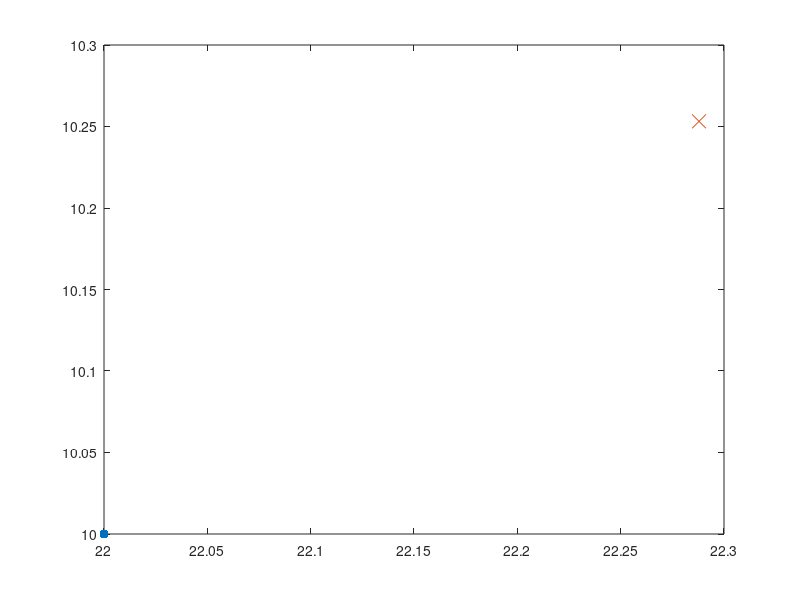

Source code (MATLAB): (Note: this script raises an error after producing the figure.)
%% Extended Kalman Filter implementation for 2D Range-Bearing Tracking
% Copy-pasted from 1D navigation; fix comments later

function ekf_2D_RT_tracker_clutter()

close all; clc

%%
load data_2D_RT_tracker_clutter.mat zRange zRange2 zRange3 ...
	zBear zBear2 zBear3 timeStamps rangeTrue bearTrue

nStates = 4;	% States are r, rDot, theta, thetaDot
nMeas	= 2;	% Measurements are r, theta

V		= 50;

%% Error Covariances
Q	= [(1E-2)^2 0; 0 (1E-2*pi/180)^2];
R	= [0.3^2 0; 0 (2*pi/180)^2];

%% Time Step and Interval of Interest
%%
% We have uniformly spaced time stamps, so calculating the difference
% between any two successive instants gives us $dt.$
dt	= timeStamps(2) - timeStamps(1);
%%
% Note the number of time stamps, which will be the number of iterations
% for which the Kalman filter will run.
nTimeStamps = length(timeStamps);

%% Predictive Model and Measurement Model
G	= [ [0; dt] zeros(2, 1); zeros(2, 1) [0; dt] ];
C	= [1 0 0 0; 0 0 1 0];

%% Initialization
xHat	= [zRange(1); V; zBear(1); -V/zRange(1)];	
P		= diag([R(1,1), 0.1, R(2,2), 0.1]);
% 
% [PSteadyState,~,~]	= idare(A', C', (G*Q*G'), R, [], []);
% PSteadyStateStore	= reshape(PSteadyState, nStates^2, 1);
% LSteadyState		= PSteadyState * C' / (C*PSteadyState*C' + R);
%% 
storeXHat	= zeros(nStates, nTimeStamps);
storeP		= zeros(nStates^2, nTimeStamps);
storePTrace	= zeros(1, nTimeStamps);
storeInnov	= zeros(nMeas, nTimeStamps);
storeInnovCovar	= zeros(nMeas^2, nTimeStamps);
storeNormInnov	= zeros(1, nTimeStamps);

%%
storeXHat(:, 1)		= xHat;
storePTrace(:, 1)	= trace(P);
storeP(:, 1)		= reshape(P, nStates^2, 1); 

%% Run Kalman Filter Iterations
for m1 = 1:(nTimeStamps-1)

	%----- Prediction equations to get a preliminary estimate and error covariance.
	u			= 0;
	A			= eye(nStates) + jacobianA(xHat)*dt;

% 	xHatMinus	= xHat + polar_kinematics_2D([], xHat, V)*dt;				% First-order Euler approximation
% 	[~, xSim]	= ode45(@(t,x) polar_kinematics_2D(t,x, V), [0 dt], xHat);	% RK4
% 	xHatMinus	= xSim(end, :)';
	xHatMinus	= one_step_update(xHat, [0; 0]);
	PMinus		= A*P*A' + G*Q*G';

	%----- Compute Kalman gain. Note the use of |/| command instead of inverse.
	L			= (PMinus * C') / (C * PMinus * C' + R );
	
	%----- Measurement update
	z			= [zRange(m1 + 1); zBear(m1 + 1)];
	thisInnov	= z - C*xHatMinus;	

	thisInnovCovar		= C * PMinus * C' + R;
	thisNormalizedInnov = ( thisInnov' / thisInnovCovar ) * thisInnov;

	if m1 == 25 
		figure;
		cla;
		plot(rangeTrue(m1)*cos(bearTrue(m1)), rangeTrue(m1)*sin(bearTrue(m1)), ...
			'.', 'MarkerSize', 20); hold on;
		
		plot(zRange(m1 + 1)*cos(zBear(m1 + 1)), zRange(m1 + 1)*sin(zBear(m1 + 1)), ...
			'x', 'MarkerSize', 10); 
		ax = gca; ax.ColorOrderIndex = ax.ColorOrderIndex - 1;
		hold on;

		plot(zRange2(m1 + 1)*cos(zBear2(m1 + 1)), zRange2(m1 + 1)*sin(zBear2(m1 + 1)), ...
			'x', 'MarkerSize', 10); ax.ColorOrderIndex = ax.ColorOrderIndex - 1;
		plot(zRange3(m1 + 1)*cos(zBear3(m1 + 1)), zRange3(m1 + 1)*sin(zBear3(m1 + 1)), ...
			'x', 'MarkerSize', 10)
	
		plot(storeXHat(1, 1:m1).*cos(storeXHat(3, 1:m1)), ...
			storeXHat(1, 1:m1).*sin(storeXHat(3, 1:m1)), ...
			'.', 'MarkerSize', 30)
		make_nice_figures(gcf, gca, 18, [], '$y_1$', '$y_2$', ...
			'Range Rate', [],[],[0 80],[0 20]);
		drawnow()
% 		exportgraphics(gca,'mht-example1.png','Resolution',150)
		pause(0.1)

		make_nice_figures(gcf, gca, 18, [], '$y_1$', '$y_2$', ...
			'Range Rate', [],[],[21 25], [9 11]);
% 		exportgraphics(gca,'mht-example2.png','Resolution',150)


		z1	= [zRange(m1 + 1); zBear(m1 + 1)]
		z2	= [zRange2(m1 + 1); zBear2(m1 + 1)]
		z3	= [zRange3(m1 + 1); zBear3(m1 + 1)]


		thisInnov1	= z1 - C*xHatMinus
		thisInnov2	= z2 - C*xHatMinus
		thisInnov3	= z3 - C*xHatMinus

		( thisInnov1' / thisInnovCovar ) * thisInnov1
		( thisInnov2' / thisInnovCovar ) * thisInnov2
		( thisInnov3' / thisInnovCovar ) * thisInnov3

		xHat1		= xHatMinus + L*(thisInnov1)
		xHat2		= xHatMinus + L*(thisInnov2)

		plot( xHat1(1)*cos(xHat1(3)), xHat1(1)*sin(xHat1(3)), '.', 'MarkerSize', 30)
		text( xHat1(1)*cos(xHat1(3)), xHat1(1)*sin(xHat1(3)), '$\hat{x}_1$', 'Interpreter','latex')
		plot( xHat2(1)*cos(xHat2(3)), xHat2(1)*sin(xHat2(3)), '.', 'MarkerSize', 30)
		text( xHat2(1)*cos(xHat2(3)), xHat2(1)*sin(xHat2(3)), '$\hat{x}_2$', 'Interpreter','latex')
% 		exportgraphics(gca,'mht-example3.png','Resolution',150)

		lambda1		= ( thisInnov1' / thisInnovCovar ) * thisInnov1
		lambda2		= ( thisInnov2' / thisInnovCovar ) * thisInnov2
% 		xHat3		= xHatMinus + L*(thisInnov3);

	end

	if m1 == 26

		xHatMinus1	= one_step_update(xHat1, [0; 0]);
		xHatMinus2	= one_step_update(xHat2, [0; 0]);

		z1	= [zRange(m1 + 1); zBear(m1 + 1)]
		z2	= [zRange2(m1 + 1); zBear2(m1 + 1)]
		z3	= [zRange3(m1 + 1); zBear3(m1 + 1)]


		thisInnov11	= z1 - C*xHatMinus1
		thisInnov21	= z2 - C*xHatMinus1
		thisInnov31	= z3 - C*xHatMinus1
		thisInnov12	= z1 - C*xHatMinus2
		thisInnov22	= z2 - C*xHatMinus2
		thisInnov32	= z3 - C*xHatMinus2

		( thisInnov11' / thisInnovCovar ) * thisInnov11
		( thisInnov21' / thisInnovCovar ) * thisInnov21
		( thisInnov31' / thisInnovCovar ) * thisInnov31
		( thisInnov12' / thisInnovCovar ) * thisInnov12
		( thisInnov22' / thisInnovCovar ) * thisInnov22
		( thisInnov32' / thisInnovCovar ) * thisInnov32

		xHat1		= xHatMinus1 + L*(thisInnov11)
		xHat2		= xHatMinus1 + L*(thisInnov21)
		xHat3		= xHatMinus2 + L*(thisInnov12)
		xHat4		= xHatMinus2 + L*(thisInnov22)

		plot( xHat1(1)*cos(xHat1(3)), xHat1(1)*sin(xHat1(3)), '.', 'MarkerSize', 30)
		text( xHat1(1)*cos(xHat1(3)), xHat1(1)*sin(xHat1(3)), '$\hat{x}_1$', 'Interpreter','latex')

		plot( xHat2(1)*cos(xHat2(3)), xHat2(1)*sin(xHat2(3)), '.', 'MarkerSize', 30)
		text( xHat2(1)*cos(xHat2(3)), xHat2(1)*sin(xHat2(3)), '$\hat{x}_2$', 'Interpreter','latex')

		plot( xHat3(1)*cos(xHat3(3)), xHat3(1)*sin(xHat3(3)), '.', 'MarkerSize', 30)
		text( xHat3(1)*cos(xHat3(3)), xHat3(1)*sin(xHat3(3)), '$\hat{x}_3$', 'Interpreter','latex')


		plot( xHat4(1)*cos(xHat4(3)), xHat4(1)*sin(xHat4(3)), '.', 'MarkerSize', 30)
		text( xHat4(1)*cos(xHat4(3)), xHat4(1)*sin(xHat4(3)), '$\hat{x}_4$', 'Interpreter','latex')

% 		exportgraphics(gca,'mht-example4.png','Resolution',150)

		lambda11	= lambda1 + ( thisInnov11' / thisInnovCovar ) * thisInnov11
		lambda12	= lambda1 + ( thisInnov21' / thisInnovCovar ) * thisInnov21
		lambda21	= lambda2 + ( thisInnov12' / thisInnovCovar ) * thisInnov12
		lambda22	= lambda2 + ( thisInnov22' / thisInnovCovar ) * thisInnov22


	end

	xHat		= xHatMinus + L*(thisInnov);
	P			= (eye(nStates) - L*C)*PMinus;
	
	%----- Store results
	storeXHat(:, m1+1)		= xHat;
	storeP(:, m1+1)			= reshape(P, nStates^2, 1);
	storePTrace(:, m1+1)	= trace(P);
	storeInnov(:, m1+1)		= thisInnov;
	storeInnovCovar(:, m1+1)= reshape(thisInnovCovar, nMeas^2, 1);
	storeNormInnov(:, m1+1)	= thisNormalizedInnov;
end

%% Innovation autocorrelation
nTimeStamps		= length(timeStamps);
nMeasDim		= 2;

innovAutoCorr	= zeros(1, nTimeStamps);
shiftedInnov	= zeros(nMeasDim, nTimeStamps);
twoSigmaBd		= zeros(1, nTimeStamps);
for m1 = 1:nTimeStamps - 10
	shiftedInnov(:,m1+1:end)= storeInnov(:, 2:(nTimeStamps - m1 + 1));
	innovAutoCorr(m1)		= (1 / (nTimeStamps - m1) ) * (...
			sum( shiftedInnov(1, m1+1:end).*storeInnov(1, m1+1:end) ) + ...
			sum( shiftedInnov(2, m1+1:end).*storeInnov(2, m1+1:end) ) );
	twoSigmaBd(m1)			= 2/sqrt(nTimeStamps - m1); 
end

%% Figures of merit of the filter
% format shortE

mseeRange	= mean( (storeXHat(1,:) - rangeTrue).^2 );
mseeBrng	= mean( (storeXHat(3,:) - bearTrue).^2 );

fprintf('----- Mean of innovations autocorrelation (closer to zero is better): \n'); disp( mean(innovAutoCorr(2:end)) )
fprintf('----- Mean square estimation error in range (closer to zero is better): \n'); disp( mseeRange )
fprintf('----- Mean square estimation error in bearing (closer to zero is better): \n'); disp( mseeBrng )


%% Plot Results
figure;
for m1 = 1:nTimeStamps
	cla;
	plot(rangeTrue(m1)*cos(bearTrue(m1)), rangeTrue(m1)*sin(bearTrue(m1)), ...
		'.', 'MarkerSize', 20); hold on;
	ax = gca;
	plot(zRange(m1)*cos(zBear(m1)), zRange(m1)*sin(zBear(m1)), ...
		'x', 'MarkerSize', 10); ax.ColorOrderIndex = ax.ColorOrderIndex - 1;
	plot(zRange2(m1)*cos(zBear2(m1)), zRange2(m1)*sin(zBear2(m1)), ...
		'x', 'MarkerSize', 10); ax.ColorOrderIndex = ax.ColorOrderIndex - 1;
	plot(zRange3(m1)*cos(zBear3(m1)), zRange3(m1)*sin(zBear3(m1)), ...
		'x', 'MarkerSize', 10)

	plot(storeXHat(1, 1:m1).*cos(storeXHat(3, 1:m1)), ...
		storeXHat(1, 1:m1).*sin(storeXHat(3, 1:m1)), ...
		'.', 'MarkerSize', 10)
	make_nice_figures(gcf, gca, 18, [], '$y_1$', '$y_2$', ...
		'Range Rate', [],[],[0 80],[0 20]);
	drawnow()
	pause(0.1)
	
end

% fig1 = figure; 
% subplot(221); hold on; plot(timeStamps, storeXHat(1,:), 'LineWidth', 2);
% hold on;
% plot(timeStamps, rangeTrue, 'LineWidth',  2)
% make_nice_figures(gcf, gca, 18, [], 'Time (h)', ...
% 	'Range $\hat{x}_1 = r$ (km)', 'Range and Rate', [],[],[],[]);
% 
% subplot(222); hold on; plot(timeStamps, storeXHat(2,:), 'LineWidth', 2)
% make_nice_figures(gcf, gca, 18, [], 'Time (h)', ...
% 	'Range rate $\hat{x}_2 = \dot{r}$ (km/hr)', 'Range and Rate', [],[],[],[]);
% 
% subplot(223); hold on; plot(timeStamps, storeXHat(3,:)*180/pi, 'LineWidth', 2);
% hold on;
% plot(timeStamps, bearTrue*180/pi, 'LineWidth',  2)
% make_nice_figures(gcf, gca, 18, [], 'Time (h)', ...
% 	'Range $\hat{x}_3 = \theta$ (deg)', 'Bearing and Rate', [],[],[],[]);
% 
% subplot(224); hold on; plot(timeStamps, storeXHat(4,:)*180/pi, 'LineWidth', 2)
% make_nice_figures(gcf, gca, 18, [], 'Time (h)', ...
% 	'Range rate $\hat{x}_4 = \dot{\theta}$ (deg/hr)', 'Bearing and Rate', [],[],[],[]);
% 
% 
% 
% 
% fig2 = figure;
% plot(timeStamps, storePTrace, 'LineWidth', 2);
% make_nice_figures(gcf, gca, 18, [], 'Time (h)', 'tr$(P)$', 'Trace', [],[],[],[]);
% 
% fig3 = figure;
% plot(timeStamps, storeP, 'LineWidth', 2); hold on;
% make_nice_figures(gcf, gca, 18, [], 'Time (h)', '$p_{ij}$', 'Trace', [],[],[],[]);
% 
% ylabel('$p_{ij}$', 'Interpreter', 'latex', 'FontSize', 12);
% 
% 
% figure;
% subplot(121)
% plot(timeStamps, storeInnov(1, :), 'LineWidth', 2); hold on;
% ax = gca; ax.ColorOrderIndex = 1;
% plot(timeStamps, 2*(storeInnovCovar(1,:).^0.5), ...
% 	'LineWidth', 2, 'LineStyle', '--'); ax.ColorOrderIndex = 1;
% plot(timeStamps, -2*(storeInnovCovar(1,:).^0.5), ...
% 	'LineWidth', 2, 'LineStyle', '--')
% 
% subplot(122)
% plot(timeStamps, storeInnov(2, :), 'LineWidth', 2); hold on;
% ax = gca; ax.ColorOrderIndex = 2;
% plot(timeStamps, 2*(storeInnovCovar(4, :).^0.5), ...
% 	'LineWidth', 2, 'LineStyle', '--'); ax.ColorOrderIndex = 2;
% plot(timeStamps, 2*(storeInnovCovar(4, :).^0.5), ...
% 	'LineWidth', 2, 'LineStyle', '--')
% 
% title('Innovations sequence', 'Interpreter', 'latex', 'FontSize', 14)
% xlabel('Time (s)', 'Interpreter', 'latex', 'FontSize', 12);
% ylabel('Innovation', 'Interpreter', 'latex', 'FontSize', 12);
% 
% 
% figure;
% plot(timeStamps, innovAutoCorr, 'LineWidth', 2); hold on;
% plot(timeStamps, (2/sqrt(nTimeStamps))*ones(size(timeStamps)), 'LineWidth', 2, 'LineStyle', '--' );
% ax = gca; ax.ColorOrderIndex = ax.ColorOrderIndex - 1;
% plot(timeStamps, (-2/sqrt(nTimeStamps))*ones(size(timeStamps)), 'LineWidth', 2, 'LineStyle', '--' )
% title('Innovations autocorrelation', 'Interpreter', 'latex', 'FontSize', 14)
% xlabel('Time (s)', 'Interpreter', 'latex', 'FontSize', 12);
% ylabel('Innovation', 'Interpreter', 'latex', 'FontSize', 12);
% 
% 
% figure;
% histogram(storeNormInnov, 'Normalization','pdf', 'NumBins', 10); hold on;
% xPlot = linspace(0, 15, 100);
% plot( xPlot, chi2pdf(xPlot, nMeas), 'LineWidth', 3);
% make_nice_figures(gcf, gca, 14, [], 'Normalized innovation', 'PDF', 'Normalized Innovation', [],[],[],[]);
% 
% figure;
% plot(xPlot, chi2cdf(xPlot, nMeas), 'LineWidth', 3); grid on;
% make_nice_figures(gcf, gca, 14, [], 'Normalized innovation', 'CDF', 'Chi-square CDF', [],[],[],[]);


%%
	function xDot = system_dynamics_continuous(t_, x_, w_)
		xDot	= zeros(4, 1);
	
	% 	xDot(1) = x_(2);
	% 	xDot(3)	= x_(4);
		xDot(1)	= V*cos(x_(3));
		xDot(3)	= -V*sin(x_(3)) / x_(1);
		xDot(2)	= -V*x_(4)*sin(x_(3)) + w_(1);
		xDot(4)	= V*x_(2)*sin(x_(3)) / (x_(1)^2) - V*x_(4)*cos(x_(3)) / x_(1) + w_(2);
	end
	
	function jacA = jacobianA(x_)
		jacA = zeros(4);
		jacA(1, :)	= [0 1 0 0];
		jacA(3, :)	= [0 0 0 1];
		jacA(2, :)	= V*[0 0 -x_(4)*cos(x_(3)) -sin(x_(3))];
		jacA(4, :)	= V*[ ...
			-2*x_(2)*sin(x_(3))/(x_(1)^3) + x_(4)*cos(x_(3))/(x_(1)^2) ...
			sin(x_(3))/(x_(1)^2) ...
			x_(2)*cos(x_(3))/(x_(1)^2) + x_(4)*sin(x_(3))/x_(1) ...
			-cos(x_(3)) / x_(1)];
	end

	function xk_ = one_step_update(xkMinus1_, wkMinus1_)
		xk_ = xkMinus1_ + ...
			system_dynamics_continuous([], xkMinus1_, wkMinus1_)*dt;		% First-order Euler approximation

		% Alternative to Euler approximation: RK4 (need to fix code to
		% accommodate w)
		% [~, xSim]	= ode45(@polar_kinematics_2D(t,x), [0 dt], xkMinus1_);
		% xk_	= xSim(end, :)';
	end

end